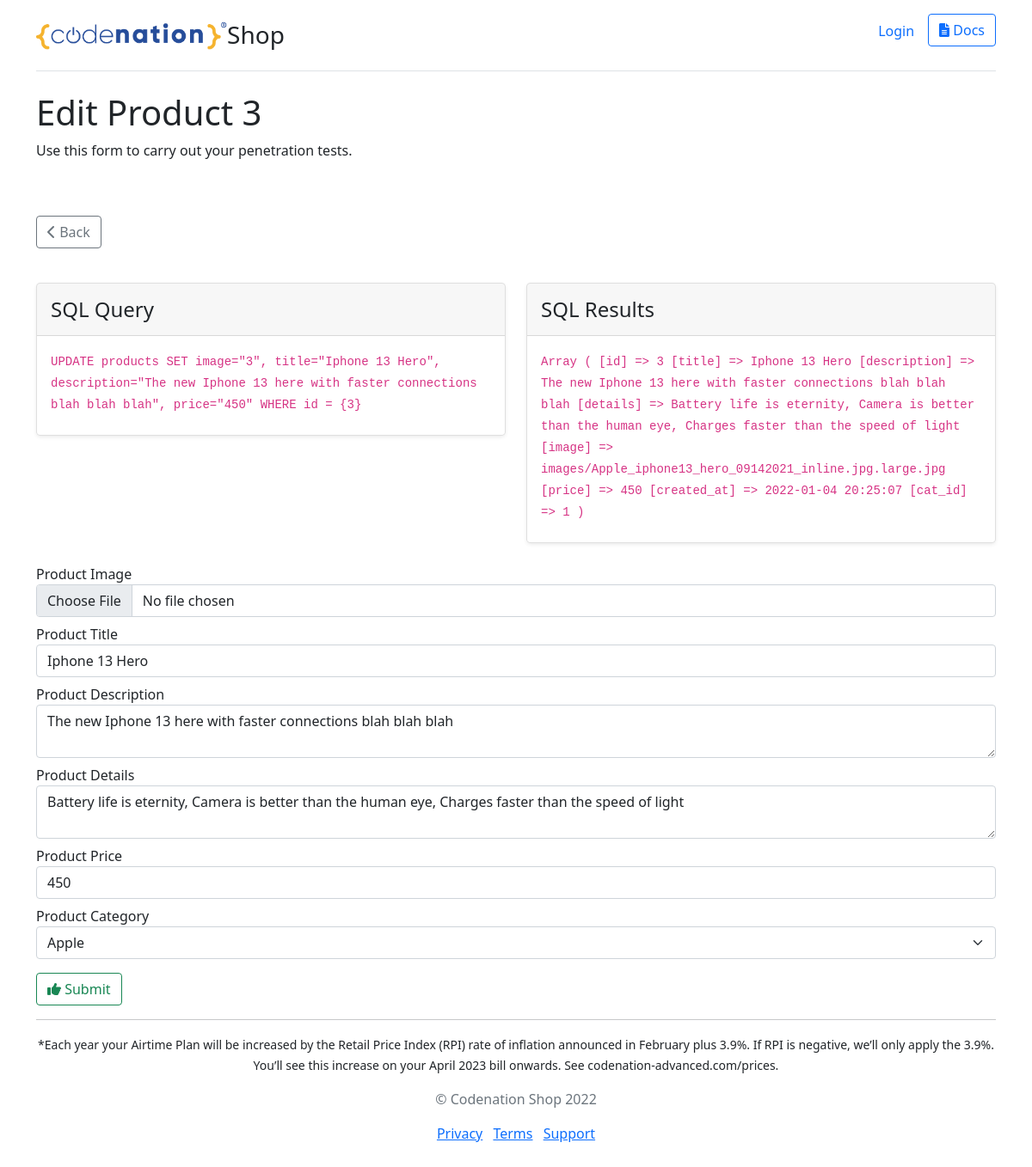
/admin/edit.php?id=3, run on the app's committed database.
### tables this page shows
CREATE TABLE `products` (
  `id` int(11) NOT NULL,
  `title` varchar(255) NOT NULL,
  `description` text NOT NULL,
  `details` text NOT NULL,
  `image` varchar(255) NOT NULL,
  `price` float DEFAULT NULL,
  `created_at` datetime DEFAULT CURRENT_TIMESTAMP,
  `cat_id` int(11) DEFAULT NULL
);

### admin/edit.php (the view, shortened to what this page needs)
<?php
require('../config/db.php');
$id = $_GET['id'];
$query = "SELECT * FROM products WHERE id = $id";
$result = mysqli_query($conn, $query);
$product = mysqli_fetch_assoc($result);
$cat_query = "SELECT * FROM categories";
$cat_result = mysqli_query($conn, $cat_query);
$categories = mysqli_fetch_all($cat_result, MYSQLI_ASSOC);
?>
<?php include("../inc/admin-header.php"); ?>
<h1>Edit Product <?php echo $product['id']; ?></h1>
<p>Use this form to carry out your penetration tests.</p>
<a href="<?php echo ROOT_URL; ?>/admin/" class="btn btn-outline-secondary mt-5 mb-3"><i class="fas fa-chevron-left"></i> Back</a>
<div class="row mt-4">
    <div class="col-6">
        <div class="card mb-4 rounded-3 shadow-sm">
            <div class="card-header py-3">
                <h4 class="my-0 fw-normal">SQL Query</h4>
            </div>
            <div class="card-body">
                <p class="card-title pricing-card-title"><code id="code"><?php echo isset($product) ? 'UPDATE products SET image="' . $product['id'] . '", title="' . $product['title'] . '", description="' . $product['description'] . '", price="' . $product['price'] . '" WHERE id = {' . $product['id'] . '}' : "UPDATE products SET image='$imagePath', title='$title', description='$description', price='$price' WHERE id = {$update_id}" ?></code></p>
            </div>
        </div>
    </div>
    <div class="col-6">
        <div class="card mb-4 rounded-3 shadow-sm">
            <div class="card-header py-3">
                <h4 class="my-0 fw-normal">SQL Results</h4>
            </div>
            <div class="card-body">
                <p class="card-title pricing-card-title"><code><?php print_r($product); ?></code></p>
            </div>
        </div>
    </div>
</div>
<form id="product_form" method="POST" action="<?php $_SERVER['PHP_SELF'] ?>" enctype="multipart/form-data">
    <div class="form-group mb-2">
        <label>Product Image</label>
        <input type="file" name="image" class="form-control" value="<?php echo $product['image']; ?>">
    </div>
    <div class="form-group mb-2">
        <label>Product Title</label>
        <input type="text" name="title" class="form-control" value="<?php echo $product['title']; ?>">
    </div>
    <div class="form-group mb-2">
        <label>Product Description</label>
        <textarea type="text" name="description" class="form-control"><?php echo $product['description']; ?></textarea>
    </div>
    <div class="form-group mb-2">
        <label>Product Details</label>
        <textarea type="text" name="details" class="form-control"><?php echo $product['details']; ?></textarea>
    </div>
    <div class="form-group mb-2">
        <label>Product Price</label>
        <input type="number" name="price" step=".01" class="form-control" value="<?php echo $product['price']; ?>">
    </div>
    <div class="form-group mb-2">
        <label>Product Category</label>
        <select name="cat_id" class="form-select" aria-label="Default select example" form="product_form">
            <?php foreach ($categories as $category) : ?>
                <?php if ($category['cat_id'] == $product['cat_id']) : ?>
                    <option value="<?php echo $category['cat_id']; ?>" selected><?php echo $category['cat_name']; ?></option>
                <?php else : ?>
                    <option value="<?php echo $category['cat_id']; ?>"><?php echo $category['cat_name']; ?></option>
                <?php endif; ?>
            <?php endforeach; ?>
        </select>
    </div>
    <button type="submit" name="submit" class="btn btn-outline-success mt-2"><i class="fas fa-thumbs-up"></i> Submit</button>
</form>
<?php include("../inc/footer.php"); ?>

### data on the page
products: id "3", title "Iphone 13 Hero", description "The new Iphone 13 here with faster connections blah blah blah", price "450", details "Battery life is eternity, Camera is better than the human eye, Charges faster than the speed of light"

### other printed values
form field cat_id "Apple"
